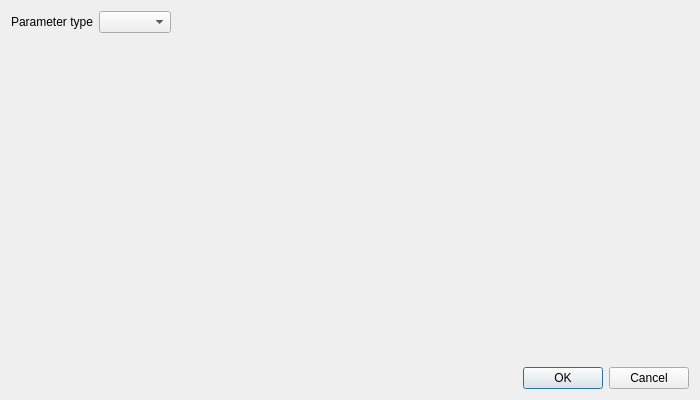
<?xml version="1.0" encoding="UTF-8"?>
<!--
######################################################################################################################
# Copyright (C) 2017-2021 Spine project consortium
# This file is part of Spine Toolbox.
# Spine Toolbox is free software: you can redistribute it and\/or modify it under the terms of the GNU Lesser General
# Public License as published by the Free Software Foundation, either version 3 of the License, or (at your option)
# any later version. This program is distributed in the hope that it will be useful, but WITHOUT ANY WARRANTY;
# without even the implied warranty of MERCHANTABILITY or FITNESS FOR A PARTICULAR PURPOSE. See the GNU Lesser General
# Public License for more details. You should have received a copy of the GNU Lesser General Public License along with
# this program. If not, see <http:\/\/www.gnu.org\/licenses\/>.
######################################################################################################################
-->
<ui version="4.0">
 <class>ParameterValueEditor</class>
 <widget class="QWidget" name="ParameterValueEditor">
  <property name="geometry">
   <rect>
    <x>0</x>
    <y>0</y>
    <width>700</width>
    <height>400</height>
   </rect>
  </property>
  <property name="windowTitle">
   <string>Edit parameter_value</string>
  </property>
  <layout class="QVBoxLayout" name="verticalLayout">
   <item>
    <layout class="QHBoxLayout" name="parameter_type_selector_layout">
     <item>
      <widget class="QLabel" name="parameter_type_selector_label">
       <property name="text">
        <string>Parameter type</string>
       </property>
      </widget>
     </item>
     <item>
      <widget class="QComboBox" name="parameter_type_selector"/>
     </item>
     <item>
      <spacer name="parameter_type_selector_spacer">
       <property name="orientation">
        <enum>Qt::Horizontal</enum>
       </property>
       <property name="sizeHint" stdset="0">
        <size>
         <width>40</width>
         <height>20</height>
        </size>
       </property>
      </spacer>
     </item>
    </layout>
   </item>
   <item>
    <widget class="QStackedWidget" name="editor_stack">
     <property name="currentIndex">
      <number>-1</number>
     </property>
    </widget>
   </item>
   <item>
    <widget class="QDialogButtonBox" name="button_box">
     <property name="standardButtons">
      <set>QDialogButtonBox::Cancel|QDialogButtonBox::Ok</set>
     </property>
    </widget>
   </item>
  </layout>
  <action name="reject_action">
   <property name="text">
    <string>Close</string>
   </property>
   <property name="shortcut">
    <string>Esc</string>
   </property>
  </action>
  <action name="accept_action">
   <property name="text">
    <string>OK</string>
   </property>
   <property name="shortcut">
    <string>Ctrl+Return</string>
   </property>
  </action>
 </widget>
 <resources/>
 <connections/>
</ui>
